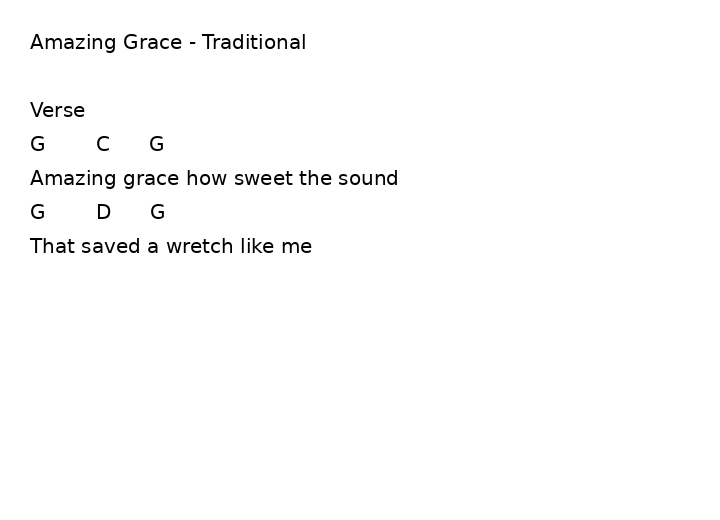
#> input picture local-resolver/test_fixtures/sheet_images/chord_chart.png, 720 x 520 px
$ python -i sheet_image_preprocess.py   (imports and definitions only)
#> lines starting #> are read from the running program, lines starting #| are printed output that depends on the picture; after the words box and inside, x2 and y2 are one past the last pixel; in counts of white or black regions, pixels touching at a corner belong together
#> further down, picture is the input picture: shape (520, 720, 3); min 0, max 255, mean 251.9
"""Deskew and mild page-flatten preprocessing for sheet images."""

from __future__ import annotations

import os
from typing import Any

import numpy as np

try:
    import cv2
except ImportError:  # pragma: no cover
    cv2 = None  # type: ignore

try:
    from PIL import Image
except ImportError:  # pragma: no cover
    Image = None  # type: ignore


def _env_flag(name: str, default: bool = True) -> bool:
    raw = os.getenv(name, "true" if default else "false").strip().lower()
    return raw not in {"0", "false", "no", "off"}


def estimate_skew_angle_hough(gray: np.ndarray) -> float | None:
    """Estimate skew from long near-horizontal staff/text lines (degrees, CCW)."""
    if cv2 is None:
        return None
    height, width = gray.shape[:2]
#> height = 520; width = 720
    if width < 40 or height < 40:
        return None

    blurred = cv2.GaussianBlur(gray, (3, 3), 0)
    edges = cv2.Canny(blurred, 50, 150, apertureSize=3)
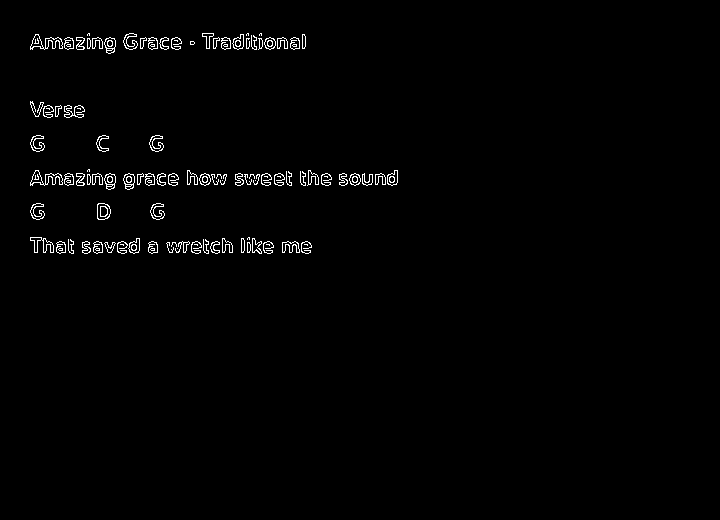
#> edges: shape (520, 720); 1.3% white in thin lines or dots, all inside (x1, y1, x2, y2) = (30, 33, 398, 254)
    min_len = max(40, width // 6)
#> min_len = 120
    lines = cv2.HoughLinesP(
        edges,
        rho=1,
        theta=np.pi / 180.0,
        threshold=max(40, width // 40),
        minLineLength=min_len,
        maxLineGap=20,
    )
#> lines = 37 rows, first 6: [32, 176, 397, 176], [34, 244, 310, 244], [30, 184, 396, 184], [30, 48, 180, 48], [33, 38, 179, 38], [30, 182, 397, 182]
    if lines is None or len(lines) == 0:
        return None

    # OpenCV 4: (N,1,4); OpenCV 5: (N,4)
    line_list = lines[:, 0] if lines.ndim == 3 else lines
#> line_list has the same summary as lines

    angles: list[float] = []
    for line in line_list:
        x1, y1, x2, y2 = (float(v) for v in line[:4])
        dx = x2 - x1
        dy = y2 - y1
        if abs(dx) < 1e-3:
            continue
        angle = float(np.degrees(np.arctan2(dy, dx)))
        # Keep near-horizontal lines only.
        if abs(angle) > 15 and abs(abs(angle) - 180) > 15:
            continue
        if angle > 90:
            angle -= 180
        elif angle < -90:
            angle += 180
        if abs(angle) <= 15:
            angles.append(angle)
#> this loop made 37 passes
#> (x1, y1, x2, y2, dx, dy, angle) on passes 1 to 12: (32, 176, 397, 176, 365, 0, 0), (34, 244, 310, 244, 276, 0, 0), (30, 184, 396, 184, 366, 0, 0), (30, 48, 180, 48, 150, 0, 0), (33, 38, 179, 38, 146, 0, 0), (30, 182, 397, 182, 367, 0, 0), (33, 174, 397, 174, 364, 0, 0), (34, 250, 310, 250, 276, 0, 0), (32, 40, 180, 40, 148, 0, 0), (32, 177, 397, 177, 365, 0, 0), (34, 252, 310, 252, 276, 0, 0), (32, 179, 397, 179, 365, 0, 0)
#> after the loop, angles = 37 values, max 0.881 at index 32, min -2.03 at index 13, mean 0.0103

    if len(angles) < 5:
        return None
    return float(np.median(angles))


# [27 lines left out: function estimate_skew_angle_min_area, not called in this run]


def estimate_skew_angle(gray: np.ndarray) -> float:
    """Return skew angle in degrees (positive = counterclockwise)."""
    hough = estimate_skew_angle_hough(gray)
#> hough = 0
    if hough is not None:
        return hough
    return estimate_skew_angle_min_area(gray)


# [21 lines left out: function rotate_expand_bgr, not called in this run]


def deskew_bgr(image_bgr: np.ndarray) -> tuple[np.ndarray, float]:
    if cv2 is None:
        return image_bgr, 0.0
    gray = cv2.cvtColor(image_bgr, cv2.COLOR_BGR2GRAY)
    angle = estimate_skew_angle(gray)
#> angle = 0
    if abs(angle) < 0.15:
        return image_bgr, 0.0
    return rotate_expand_bgr(image_bgr, angle), angle


# [123 lines left out: functions _order_quad_points, detect_page_quad, flatten_page_bgr, preprocess_sheet_image, not called in this run]

>>> import cv2
>>> picture = cv2.imread('test_fixtures/sheet_images/chord_chart.png')
>>> result = deskew_bgr(picture)

$ run again, on local-resolver/test_fixtures/sheet_images/lyrics_only.png
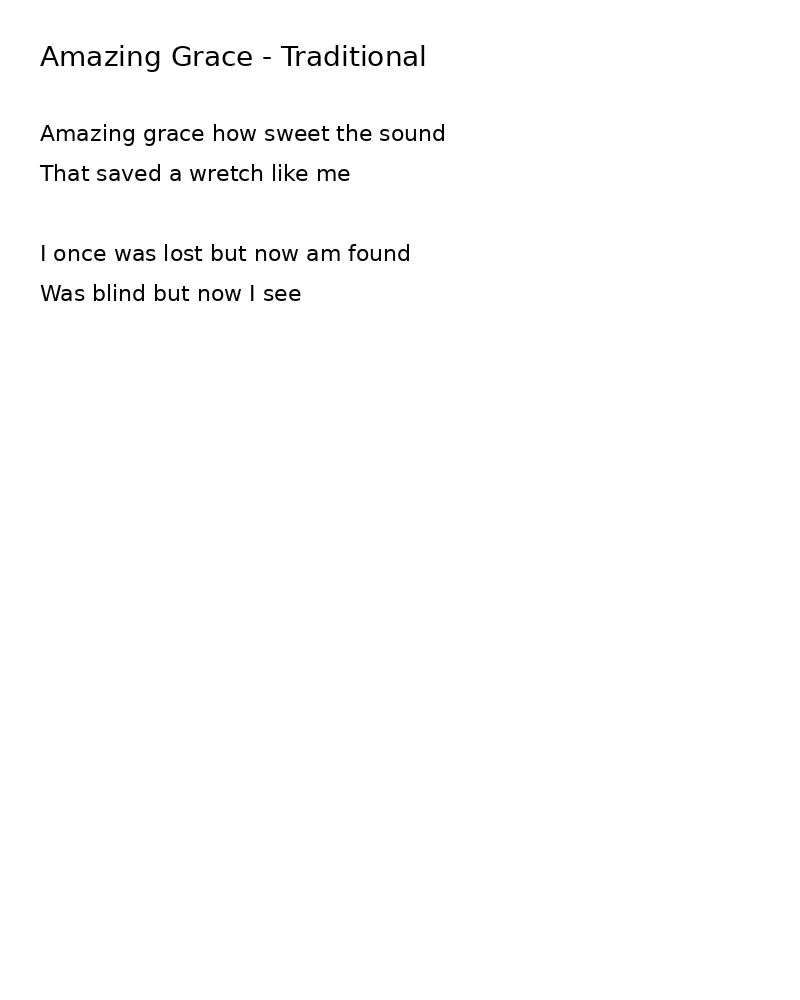
#> input picture local-resolver/test_fixtures/sheet_images/lyrics_only.png, 800 x 1000 px
#> picture is the input picture: shape (1000, 800, 3); min 0, max 255, mean 252.5
#> in estimate_skew_angle_hough, `edges = cv2.Canny(blurred, 50, 150, apertureSize=3)`:
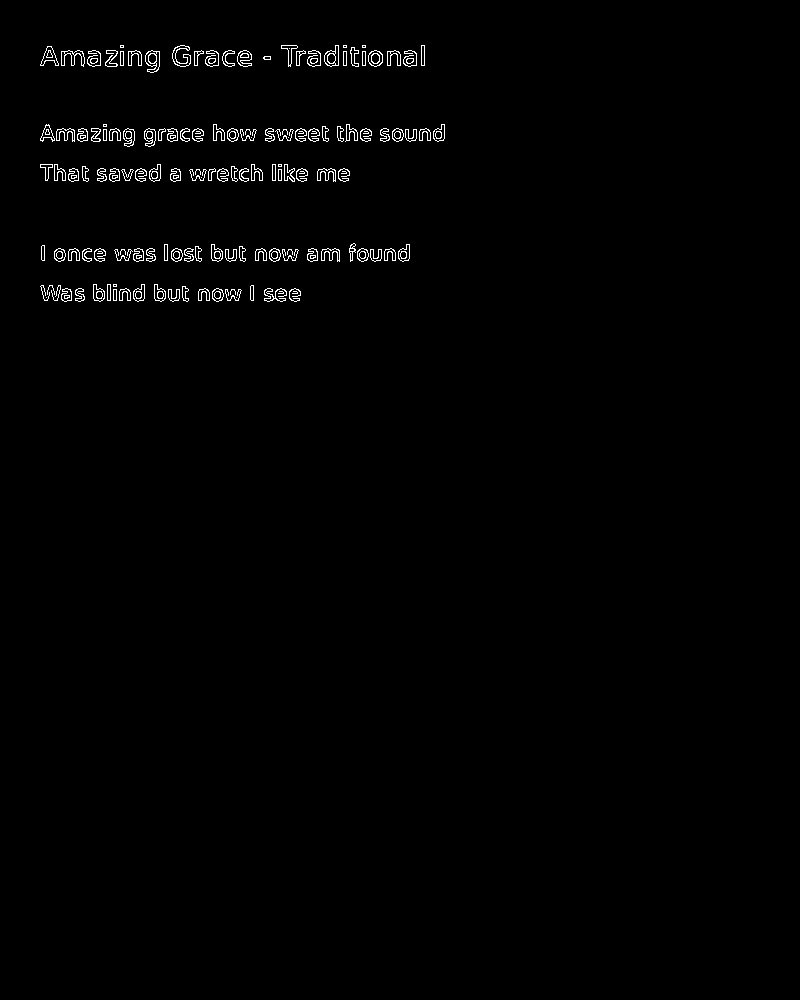
#> edges: shape (1000, 800); 0.95% white in thin lines or dots, all inside (x1, y1, x2, y2) = (40, 45, 445, 302)
#> lines = 70 rows, first 6: [44, 53, 250, 53], [41, 251, 409, 251], [42, 135, 444, 128], [45, 51, 248, 51], [41, 249, 409, 249], [45, 127, 438, 141]
#> line_list has the same summary as lines
#> the loop in estimate_skew_angle_hough, `for line in line_list:` made 70 passes
#> (x1, y1, x2, y2, dx, dy, angle) on passes 1 to 8: (44, 53, 250, 53, 206, 0, 0), (41, 251, 409, 251, 368, 0, 0), (42, 135, 444, 128, 402, -7, -0.998), (45, 51, 248, 51, 203, 0, 0), (41, 249, 409, 249, 368, 0, 0), (45, 127, 438, 141, 393, 14, 2.04), (42, 260, 408, 260, 366, 0, 0), (40, 65, 251, 65, 211, 0, 0)
#> after the loop in estimate_skew_angle_hough, `for line in line_list:`: angles = 70 values, max 2.04 at index 5, min -1.11 at index 31, mean -0.067
#> hough = 0

$ run again, on local-resolver/test_fixtures/sheet_images/mixed_lead_sheet.png
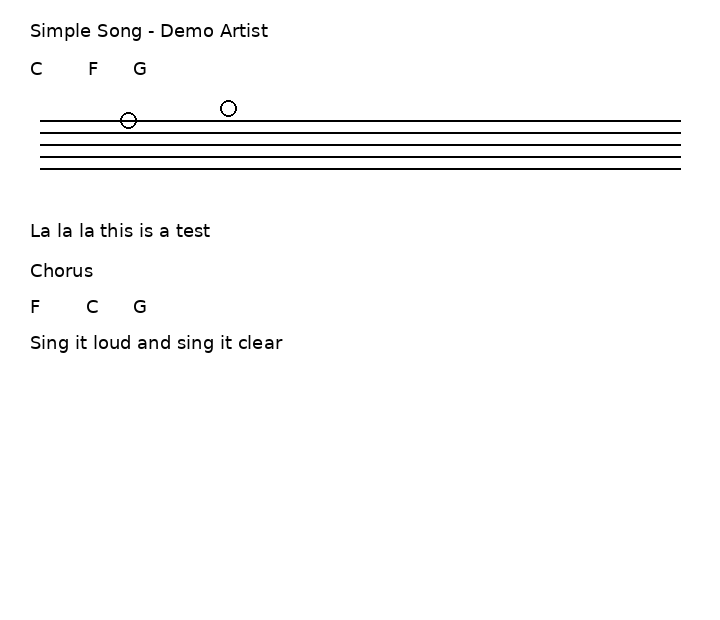
#> input picture local-resolver/test_fixtures/sheet_images/mixed_lead_sheet.png, 720 x 620 px
#> picture is the input picture: shape (620, 720, 3); min 0, max 255, mean 249.5
#> in estimate_skew_angle_hough, `blurred = cv2.GaussianBlur(gray, (3, 3), 0)`:
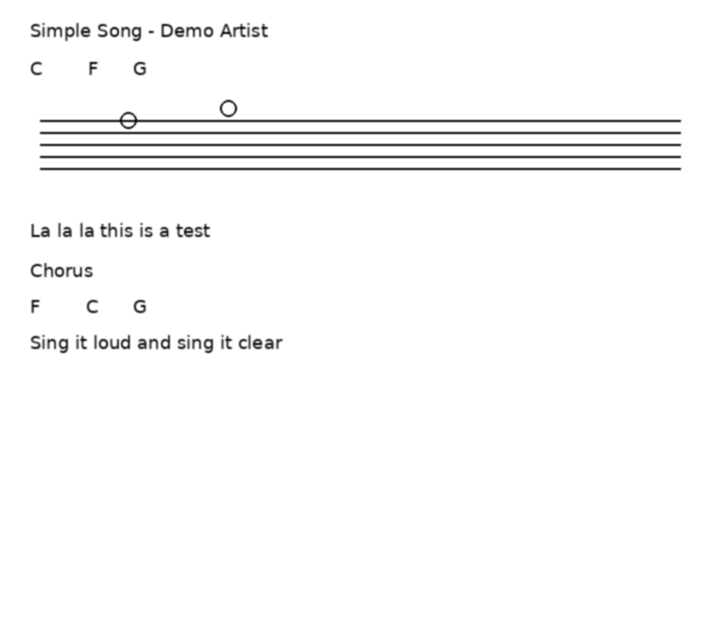
#> blurred: shape (620, 720); min 16, max 255, mean 249.5
#> in estimate_skew_angle_hough, `edges = cv2.Canny(blurred, 50, 150, apertureSize=3)`:
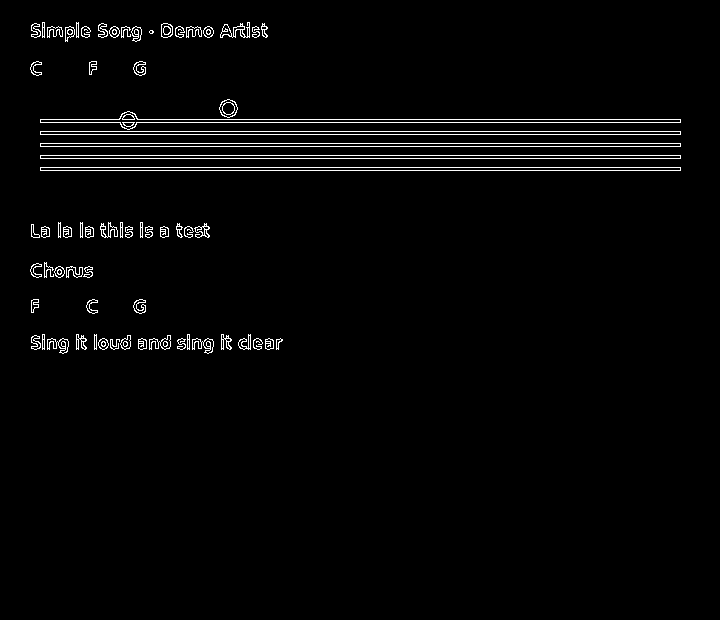
#> edges: shape (620, 720); 2.3% white in thin lines or dots, all inside (x1, y1, x2, y2) = (30, 22, 681, 354)
#> lines = 41 rows, first 6: [40, 143, 680, 143], [40, 155, 680, 155], [40, 158, 680, 158], [40, 119, 680, 119], [40, 167, 680, 167], [40, 146, 680, 146]
#> line_list has the same summary as lines
#> the loop in estimate_skew_angle_hough, `for line in line_list:` made 41 passes
#> (x1, y1, x2, y2, dx, dy, angle) on passes 1 to 8: (40, 143, 680, 143, 640, 0, 0), (40, 155, 680, 155, 640, 0, 0), (40, 158, 680, 158, 640, 0, 0), (40, 119, 680, 119, 640, 0, 0), (40, 167, 680, 167, 640, 0, 0), (40, 146, 680, 146, 640, 0, 0), (40, 170, 680, 170, 640, 0, 0), (40, 131, 680, 131, 640, 0, 0)
#> after the loop in estimate_skew_angle_hough, `for line in line_list:`: angles = 41 values, max 1.95 at index 11, min -1.94 at index 19, mean 0.188
#> hough = 0
